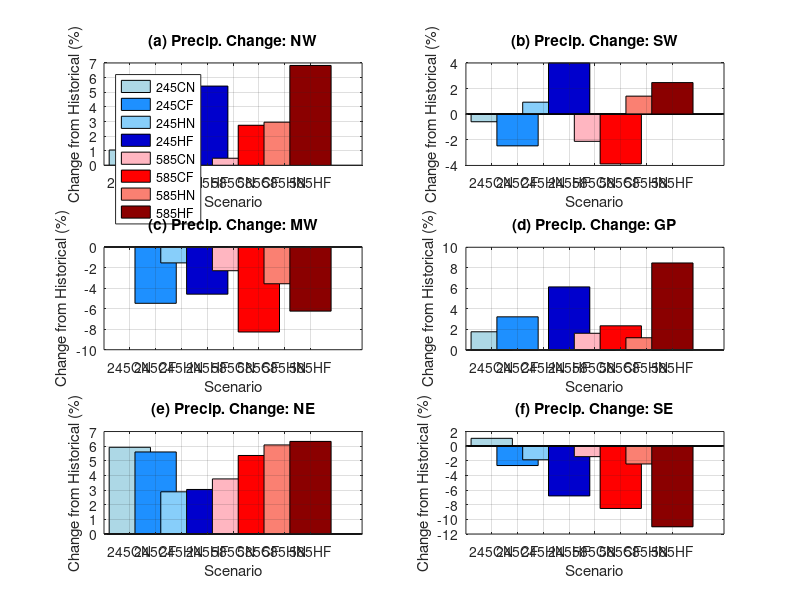

The MATLAB script that drew this image: (Note: this script raises an error after producing the figure.)
%% monthly Tair change (abs diff)

clear all; clc;

% Plot monthly change
subplot(3,2,1)

% Define months
months = 1:12;

% Define data (rows = months, columns = variables)
data = [
194	195	197	200	205	193	195	204	205
155	155	159	162	166	155	157	162	163
165	167	168	168	174	165	164	167	169
124	126	123	124	126	123	121	122	122
88	89	87	90	90	86	89	90	90
61	62	62	62	64	62	64	61	68
24	23	24	25	25	24	25	24	29
24	24	25	26	28	25	28	27	34
49	51	53	50	55	51	57	52	64
116	119	120	118	125	118	127	120	131
209	213	215	212	218	212	217	212	219
210	211	215	217	222	214	216	220	223
];

colors = [
   [173 216 230]/255;  % 245CN (dark blue)
    [30, 144, 255]/255;  % 245CF (medium blue)
   [135, 206, 250]/255;  % 245HN (darker blue)
  [0, 0, 205]/255;  % 245HF (deep blue)
    [255, 182, 193]/255;  % 585CN (light red)
    [255 0 0]/255;  % 585CF (medium red)
    [250 128 114]/255;  % 585HN (dark red)
    [139, 0, 0]/255;  % 585HF (deep red)
];

% Annual data
annual = [1420	1435	1447	1454	1497	1427	1459	1462	1517];

% Subtract the historical values (column 1) from the rest
change_monthly = (data(:,2:end) - data(:,1));
change_annual = (annual(2:end) - annual(1))./annual(1)*100;

% Scenario labels (excluding Hist)
labels = {'245CN', '245CF', '245HN', '245HF', '585CN', '585CF', '585HN', '585HF'};

% Plot each bar individually
for i = 1:length(change_annual)
    bar(i, change_annual(i), 'FaceColor', colors(i,:), 'DisplayName', labels{i});hold on;
end


xticks(1:8)
xticklabels(labels)
xlabel('Scenario')
ylabel('Change from Historical (%)');
title('(a) Precip. Change: NW');

% Add legend
legend('Location', 'northwest', 'Orientation', 'vertical');

box on; grid on;



% Plot monthly change
subplot(3,2,2)

% Define months
months = 1:12;

% Define data (rows = months, columns = variables)
data = [
138	139	139	145	155	138	143	151	161
129	128	129	134	143	127	131	135	141
118	117	117	118	124	115	112	118	118
58	57	55	56	57	55	52	56	54
34	33	32	33	33	32	32	34	32
14	14	13	13	14	13	13	14	13
25	21	19	21	16	19	13	19	9
28	24	19	22	17	24	13	20	9
24	23	20	19	19	22	18	19	16
45	48	48	49	53	48	51	48	57
93	96	93	97	100	93	95	97	104
143	146	143	150	153	145	144	151	157

];

colors = [
   [173 216 230]/255;  % 245CN (dark blue)
    [30, 144, 255]/255;  % 245CF (medium blue)
   [135, 206, 250]/255;  % 245HN (darker blue)
  [0, 0, 205]/255;  % 245HF (deep blue)
    [255, 182, 193]/255;  % 585CN (light red)
    [255 0 0]/255;  % 585CF (medium red)
    [250 128 114]/255;  % 585HN (dark red)
    [139, 0, 0]/255;  % 585HF (deep red)
];

% Annual data
annual = [850	845	829	858	884	832	817	862	871];

% Subtract the historical values (column 1) from the rest
change_monthly = data(:,2:end) - data(:,1);
change_annual = (annual(2:end) - annual(1))./annual(1)*100;

% Scenario labels (excluding Hist)
labels = {'245CN', '245CF', '245HN', '245HF', '585CN', '585CF', '585HN', '585HF'};

% Plot each bar individually
for i = 1:length(change_annual)
    bar(i, change_annual(i), 'FaceColor', colors(i,:), 'DisplayName', labels{i});hold on;
end


xticks(1:8)
xticklabels(labels)
xlabel('Scenario')
ylabel('Change from Historical (%)');
title('(b) Precip. Change: SW');
% legend(labels, 'Location', 'northwest');
grid on;
box on;
% ylim([0, 9])




% Plot monthly change
subplot(3,2,3)

% Define months
months = 1:12;

% Define data (rows = months, columns = variables)
data = [
44	45	44	45	47	44	45	47	52
48	49	48	49	51	48	48	49	52
70	73	72	70	72	72	69	71	73
90	94	90	91	89	92	91	92	91
105	107	103	108	106	105	106	107	107
87	85	79	85	82	81	76	82	77
64	56	46	57	44	52	36	51	30
51	41	32	39	27	41	22	34	15
56	54	47	47	41	52	40	44	29
63	65	66	65	65	66	67	62	66
57	62	62	64	68	62	67	63	79
51	54	54	55	58	53	55	56	66

];

colors = [
   [173 216 230]/255;  % 245CN (dark blue)
    [30, 144, 255]/255;  % 245CF (medium blue)
   [135, 206, 250]/255;  % 245HN (darker blue)
  [0, 0, 205]/255;  % 245HF (deep blue)
    [255, 182, 193]/255;  % 585CN (light red)
    [255 0 0]/255;  % 585CF (medium red)
    [250 128 114]/255;  % 585HN (dark red)
    [139, 0, 0]/255;  % 585HF (deep red)
];

% Annual data
annual = [786	786	743	774	750	768	721	758	737];

% Subtract the historical values (column 1) from the rest
change_monthly = data(:,2:end) - data(:,1);
change_annual = (annual(2:end) - annual(1))./annual(1)*100;

% Scenario labels (excluding Hist)
labels = {'245CN', '245CF', '245HN', '245HF', '585CN', '585CF', '585HN', '585HF'};

% Plot each bar individually
for i = 1:length(change_annual)
    bar(i, change_annual(i), 'FaceColor', colors(i,:), 'DisplayName', labels{i});hold on;
end


xticks(1:8)
xticklabels(labels)
xlabel('Scenario')
ylabel('Change from Historical (%)');
title('(c) Precip. Change: MW');
% legend(labels, 'Location', 'northwest');
grid on;
box on;
% ylim([0, 9])




% Plot monthly change
subplot(3,2,4)

% Define months
months = 1:12;

% Define data (rows = months, columns = variables)
data = [
   44	49	50	50	56	49	56	51	69
48	51	57	52	60	52	61	55	68
59	63	67	62	71	64	69	67	81
59	61	63	62	67	62	66	65	73
80	79	84	82	89	79	78	83	88
61	59	58	57	57	56	52	56	46
56	50	47	49	43	50	38	46	30
55	49	45	44	38	53	38	42	27
60	61	54	50	50	59	50	50	40
65	66	68	64	68	64	68	66	67
50	56	59	56	65	57	66	57	74
47	53	54	55	63	52	60	56	78

];

colors = [
   [173 216 230]/255;  % 245CN (dark blue)
    [30, 144, 255]/255;  % 245CF (medium blue)
   [135, 206, 250]/255;  % 245HN (darker blue)
  [0, 0, 205]/255;  % 245HF (deep blue)
    [255, 182, 193]/255;  % 585CN (light red)
    [255 0 0]/255;  % 585CF (medium red)
    [250 128 114]/255;  % 585HN (dark red)
    [139, 0, 0]/255;  % 585HF (deep red)
];

% Annual data
annual = [685	697	707	685	727	696	701	693	743];

% Subtract the historical values (column 1) from the rest
change_monthly = data(:,2:end) - data(:,1);
change_annual = (annual(2:end) - annual(1))./annual(1)*100;

% Scenario labels (excluding Hist)
labels = {'245CN', '245CF', '245HN', '245HF', '585CN', '585CF', '585HN', '585HF'};

% Plot each bar individually
for i = 1:length(change_annual)
    bar(i, change_annual(i), 'FaceColor', colors(i,:), 'DisplayName', labels{i});hold on;
end


xticks(1:8)
xticklabels(labels)
xlabel('Scenario')
ylabel('Change from Historical (%)');
title('(d) Precip. Change: GP');
% legend(labels, 'Location', 'northwest');
grid on;
box on;
% ylim([0, 9])



% Plot monthly change
subplot(3,2,5)

% Define months
months = 1:12;

% Define data (rows = months, columns = variables)
data = [
84	86	86	81	81	85	85	86	85
83	85	82	80	76	83	79	80	78
107	111	108	104	102	108	106	105	105
112	116	114	112	110	116	114	113	113
129	138	141	132	136	135	144	132	140
127	144	142	132	140	144	153	140	151
129	139	136	136	135	136	126	149	131
108	113	110	116	102	107	94	117	93
103	110	112	113	112	106	113	118	114
88	93	99	94	97	92	106	95	110
87	94	95	91	98	90	100	93	104
92	94	94	92	95	92	96	96	104

];

colors = [
   [173 216 230]/255;  % 245CN (dark blue)
    [30, 144, 255]/255;  % 245CF (medium blue)
   [135, 206, 250]/255;  % 245HN (darker blue)
  [0, 0, 205]/255;  % 245HF (deep blue)
    [255, 182, 193]/255;  % 585CN (light red)
    [255 0 0]/255;  % 585CF (medium red)
    [250 128 114]/255;  % 585HN (dark red)
    [139, 0, 0]/255;  % 585HF (deep red)
];

% Annual data
annual = [1249	1323	1319	1285	1287	1296	1316	1325	1328];

% Subtract the historical values (column 1) from the rest
change_monthly = data(:,2:end) - data(:,1);
change_annual = (annual(2:end) - annual(1))./annual(1)*100;

% Scenario labels (excluding Hist)
labels = {'245CN', '245CF', '245HN', '245HF', '585CN', '585CF', '585HN', '585HF'};

% Plot each bar individually
for i = 1:length(change_annual)
    bar(i, change_annual(i), 'FaceColor', colors(i,:), 'DisplayName', labels{i});hold on;
end


xticks(1:8)
xticklabels(labels)
xlabel('Scenario')
ylabel('Change from Historical (%)');
title('(e) Precip. Change: NE');
% legend(labels, 'Location', 'northwest');
grid on;
box on;
% ylim([0, 9])



% Plot monthly change
subplot(3,2,6)

% Define months
months = 1:12;

% Define data (rows = months, columns = variables)
data = [
104	107	107	106	103	104	107	105	111
102	104	104	101	97	103	103	102	103
117	121	119	114	115	119	118	116	119
109	111	108	107	103	109	102	109	100
119	117	113	114	105	115	103	111	99
144	146	136	139	130	138	124	128	117
150	148	129	144	125	143	111	144	99
139	133	122	131	109	132	93	129	79
116	117	112	118	112	114	103	118	95
95	99	100	94	93	96	100	96	92
96	101	100	96	101	99	103	97	106
106	109	111	107	112	107	110	109	123

];

colors = [
   [173 216 230]/255;  % 245CN (dark blue)
    [30, 144, 255]/255;  % 245CF (medium blue)
   [135, 206, 250]/255;  % 245HN (darker blue)
  [0, 0, 205]/255;  % 245HF (deep blue)
    [255, 182, 193]/255;  % 585CN (light red)
    [255 0 0]/255;  % 585CF (medium red)
    [250 128 114]/255;  % 585HN (dark red)
    [139, 0, 0]/255;  % 585HF (deep red)
];

% Annual data
annual = [1398	1413	1361	1372	1303	1378	1279	1364	1244];

% Subtract the historical values (column 1) from the rest
change_monthly = data(:,2:end) - data(:,1);
change_annual = (annual(2:end) - annual(1))./annual(1)*100;

% Scenario labels (excluding Hist)
labels = {'245CN', '245CF', '245HN', '245HF', '585CN', '585CF', '585HN', '585HF'};

% Plot each bar individually
for i = 1:length(change_annual)
    bar(i, change_annual(i), 'FaceColor', colors(i,:), 'DisplayName', labels{i});hold on;
end


xticks(1:8)
xticklabels(labels)
xlabel('Scenario')
ylabel('Change from Historical (%)');
title('(f) Precip. Change: SE');
% legend(labels, 'Location', 'northwest');
grid on;
box on;
% ylim([0, 9])



% % Plot annual change
% subplot(3,2,2)
% bar(change_annual);
% set(gca, 'XTickLabel', labels, 'XTick', 1:8, 'XTickLabelRotation', 45);
% ylabel('Annual Change from Historical (°C)');
% title('Annual Temperature Change from Historical');
% grid on;














%% output the plot

fig = gcf;
fig.PaperUnits = 'inches';

% fig.PaperPosition = [0 0 17.7 8];
fig.PaperPosition = [0 0 10 12];
print('ScreenSizeFigure', '-dpng', '-r300')





